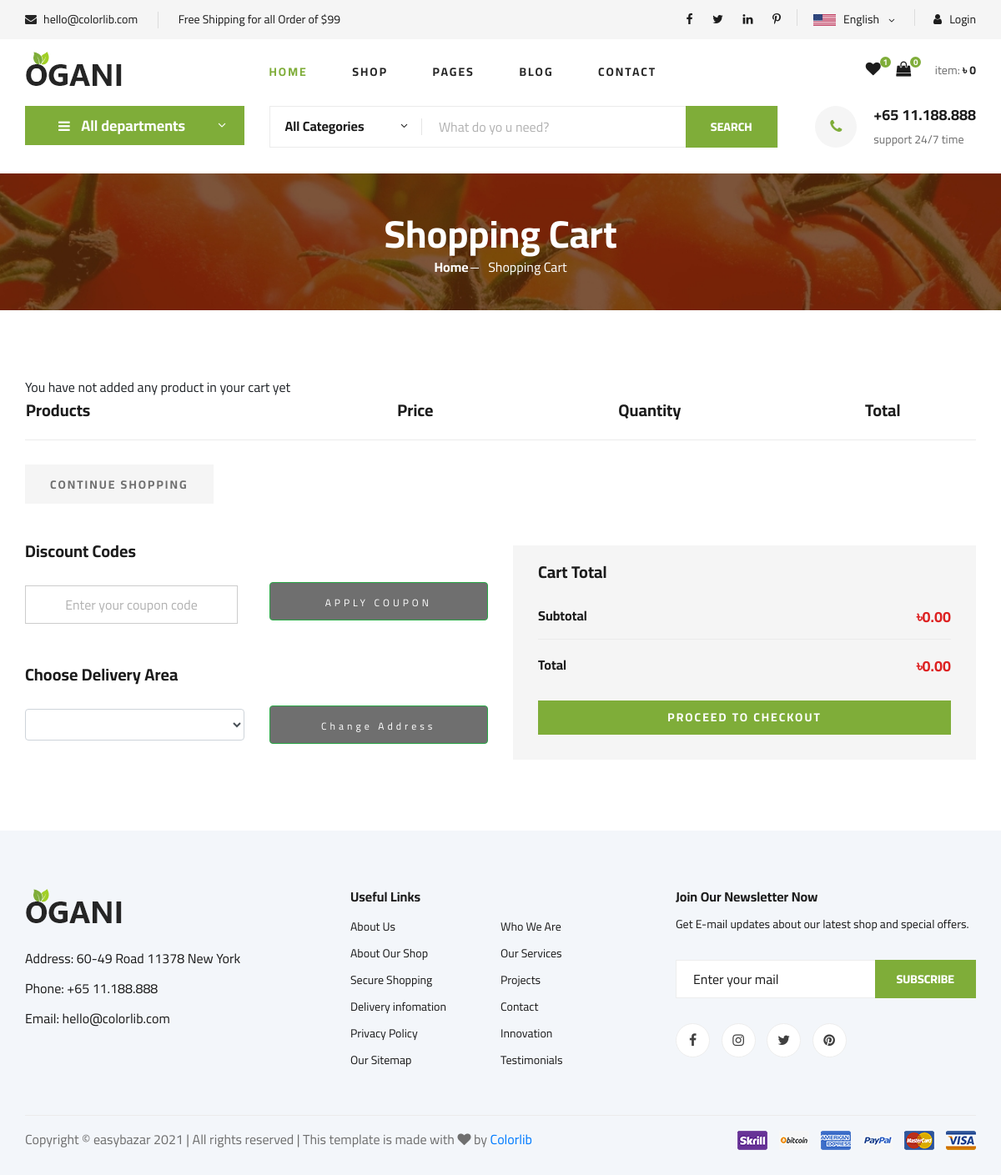
The app's page /cart/ (signed in), older data.
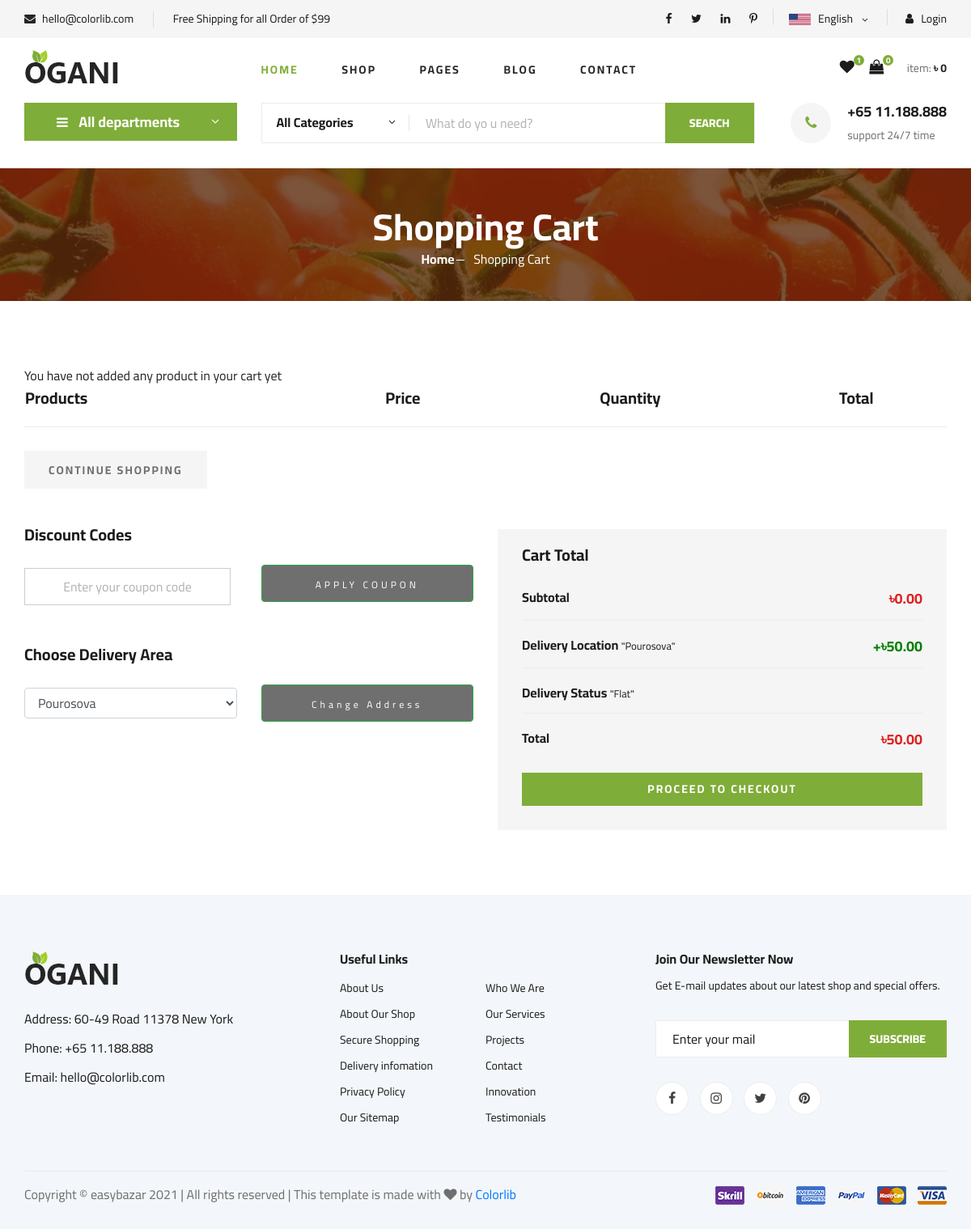
The same page, newer data.
### delivery/models.py (models this page shows, shortened)
class DeliveryLocation(models.Model):
    location_name = models.CharField(max_length=100)
    delivery_target_amount = models.DecimalField(max_digits=9, decimal_places=2, default=0.00)
    created_at = models.DateTimeField(auto_now_add=True)
    updated_at = models.DateTimeField(auto_now=True)
    class Meta:
        verbose_name = "Delivery Location"
        verbose_name_plural = "Delivery Locations"
    def __str__(self):
        return self.location_name

class DeliveryType(models.Model):
    DELIVERY_TYPE = (
        ('Free','Free'),
        ('Flat', 'Flat')
    )
    location = models.ForeignKey(DeliveryLocation, on_delete=models.SET_NULL, related_name='deliverable_location', blank=True, null=True)
    type_of_delivery = models.CharField(max_length=50, choices=DELIVERY_TYPE, default='Flat')
    delivery_charge = models.DecimalField(max_digits=9, decimal_places=2, default=0.00)
    created_at = models.DateTimeField(auto_now_add=True)
    updated_at = models.DateTimeField(auto_now=True)
    class Meta:
        verbose_name = "Type of Delivery"
        verbose_name_plural = "Type of  Deliveries"

### cart/views.py (the view)
# urls.py: path('', CartDetail.as_view(), name='cart-detail'),
class CartDetail(View):
    def get(self, request, *args, **kwargs):
        cart = Cart(request)
        for item in cart:
            item['update_quantity_form'] = CartAddProductForm(initial={'quantity':item['quantity'], 'update_quantity': True})
        coupon_apply_form = CouponApplyForm()
        delivery_form = DeliveryForm()
        return render(request, 'cart/cart_detail.html', {'cart': cart, 'coupon_apply_form':coupon_apply_form, 'delivery_form':delivery_form})

### coupon/forms.py
class CouponApplyForm(forms.Form):
    code = forms.CharField(max_length=50, widget=forms.TextInput(attrs={'placeholder': 'Enter your coupon code'}))

### delivery/forms.py
class  DeliveryForm(forms.Form):
    delivery = forms.ModelChoiceField(label='', queryset=DeliveryLocation.objects.all(), empty_label=None)

### cart/cart.py (called while the page is built)
    def __iter__(self):
        product_ids = self.cart.keys()
        products = Product.objects.filter(id__in=product_ids)
        cart = self.cart.copy()
        for product in products:
            cart[str(product.id)]['product'] = product
        for item in cart.values():
            item['price'] = Decimal(item['price'])
            item['total_price'] = item['price'] * item['quantity']
            yield item

    def __len__(self):
        return sum(item['quantity'] for item in self.cart.values())

    def get_total_price(self):
        return sum(Decimal(item['price']) * item['quantity'] for item in self.cart.values())

    @property
    def coupon(self):
        if self.coupon_id:
            try:
                return Coupon.objects.get(id=self.coupon_id)
            except Coupon.DoesNotExist:
                pass
        return None

### cart/context_processors.py (called while the page is built)
def cart(request):
    return {'cart': Cart(request)}

### templates/cart/cart_detail.html (shortened to what the changed rows need)
{% extends "base.html" %}
{% load static %}
{% load crispy_forms_tags %}
{% block main_content %}
     <section class="breadcrumb-section set-bg" data-setbg="{% static 'img/breadcrumb.jpg' %}">
        <div class="container">
            <div class="row">
                <div class="col-lg-12 text-center">
                    <div class="breadcrumb__text">
                        <h2>Shopping Cart</h2>
                    </div>
                </div>
            </div>
        </div>
    </section>
    <section class="shoping-cart spad">
        <div class="container">
            <div class="row">
                <div class="col-lg-12">
                    <div class="shoping__cart__table">
                        <table>
                            <thead>
                                <tr>
                                    <th class="shoping__product">Products</th>
                                    <th>Price</th>
                                    <th>Quantity</th>
                                    <th>Total</th>
                                    <th></th>
                                </tr>
                            </thead>
                        </table>
                    </div>
                </div>
            </div>
            <div class="row">
                <div class="col-lg-6">
                    <div class="shoping__continue">
                        <div class="shoping__discount">
                            <form action="{% url 'delivery:delivery-apply' %}" method="POST" class="my-2">
                                <div class="row">
                                    <div class="col-md-6 my-1">
                                        {{ delivery_form|crispy }}
                                    </div>
                                </div>
                            </form>
                        </div>
                    </div>
                </div>
                <div class="col-lg-6">
                    <div class="shoping__checkout">
                        <ul>
                            <li>Subtotal <span>৳{{ cart.get_total_price|floatformat:2 }}</span></li>
                            {% if cart.delivery %}
                            <li>Delivery Location <small>"{{ cart.delivery }}"</small><span style="color: green">+৳{{ cart.get_delivery_charge|floatformat:2 }}</span></li>
                            <li>Delivery Status <small>"{{ cart.get_delivery_status }}"</small></li>
                            {% endif %}
                            <li>Total <span>৳{{ cart.get_total_price_with_delivery|floatformat:2 }}</span></li>
                        </ul>
                    </div>
                </div>
            </div>
        </div>
    </section>
{% endblock main_content %}

Row changes from the older to the newer data that the page shows:
added DeliveryLocation: delivery "Pourosova", get_delivery_charge "50.00", get_delivery_status "Flat", get_total_price_with_delivery "50.00"
Text that changed along with them:
form field delivery: (not shown) → "Pourosova"
{{ cart.get_total_price_with_delivery|floatformat:2 }}: "0.00" → (not shown)
text now shown: "Delivery Location \" \" +৳ Delivery Status \" \""
